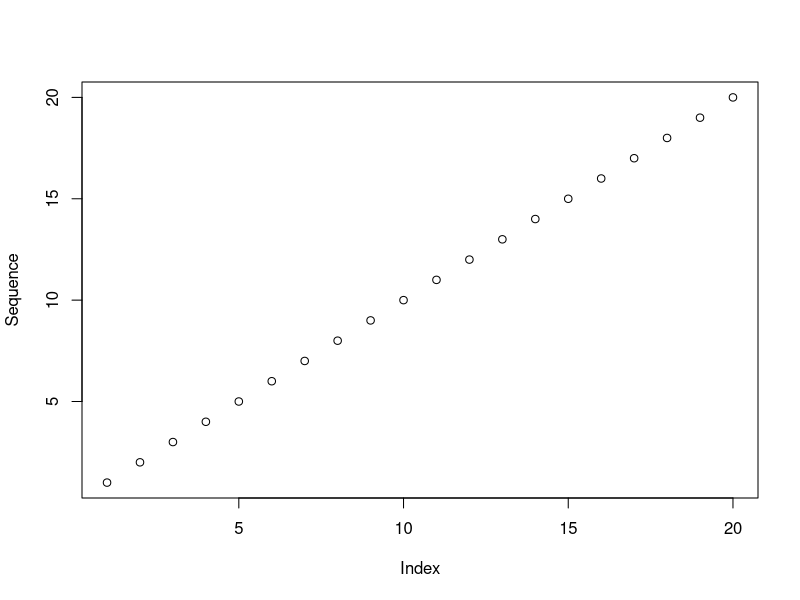

Recreate this plot in R.
## ---- chunk 1
Sequence <- seq(from<-1, to<-20)
plot(Sequence)
